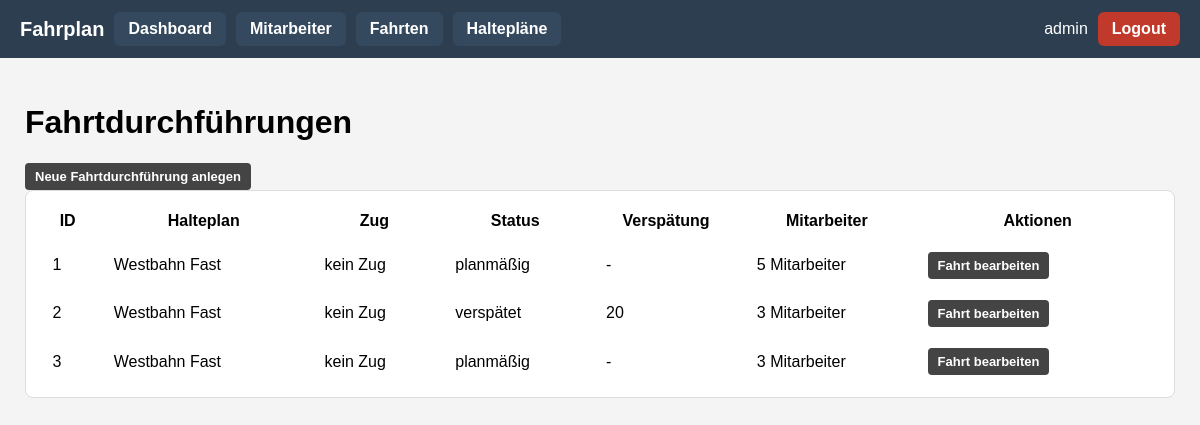
The app's page /fahrten (signed in), older data.
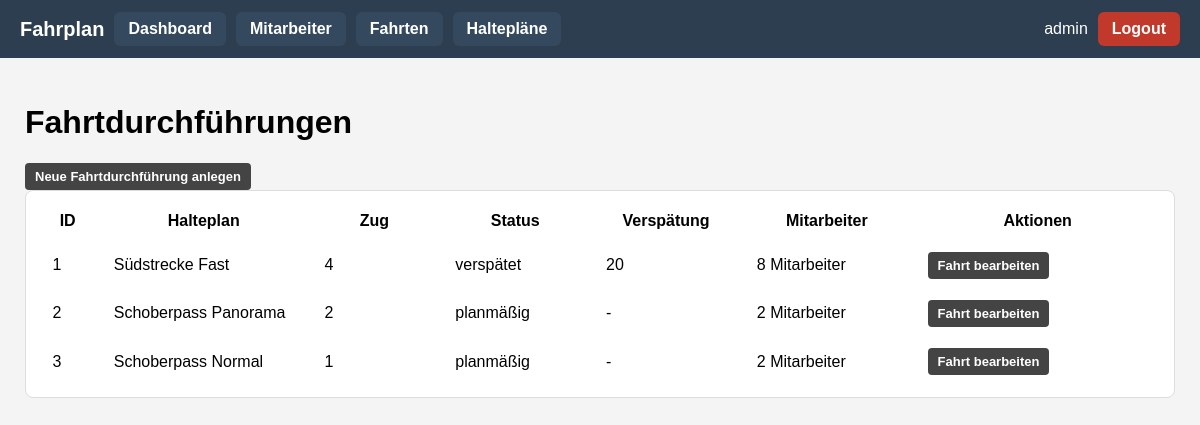
The same page, newer data.
### app/models.py (models this page shows, shortened)
class Fahrtdurchfuehrung(db.Model):
    __tablename__ = "fahrtdurchfuehrung"
    fahrt_id: so.Mapped[int] = so.mapped_column(primary_key=True)
    halteplan_id: so.Mapped[int] = so.mapped_column(
        sa.ForeignKey("halteplan.halteplan_id"), nullable=False
    )
    zug_id: so.Mapped[int] = so.mapped_column(
        sa.ForeignKey("zug.id"), nullable=False, index=True
    )
    zug: so.Mapped["Zug"] = so.relationship("Zug")
    status: so.Mapped[FahrtdurchfuehrungStatus] = so.mapped_column(
        sa.Enum(FahrtdurchfuehrungStatus),
        nullable=False,
        default=FahrtdurchfuehrungStatus.PLANMAESSIG,
    )
    verspaetung_min: so.Mapped[Optional[int]] = so.mapped_column(sa.Integer)
    halteplan: so.Mapped["Halteplan"] = so.relationship(back_populates="fahrten")
    dienstzuweisungen: so.Mapped[List["Dienstzuweisung"]] = so.relationship(
        back_populates="fahrt",
        cascade="all, delete-orphan",
        passive_deletes=True,
    )
    halte: so.Mapped[List["FahrtHalt"]] = so.relationship(
        "FahrtHalt",
        back_populates="fahrt",
        cascade="all, delete-orphan",
        passive_deletes=True,
    )
    segmente: so.Mapped[List["FahrtSegment"]] = so.relationship(
        "FahrtSegment",
        back_populates="fahrt",
        cascade="all, delete-orphan",
        passive_deletes=True,
    )
    abfahrt_zeit: so.Mapped[datetime] = so.mapped_column(sa.DateTime(), nullable=False)
    price_factor: so.Mapped[float] = so.mapped_column(sa.Float, nullable=False, default=1.0)
    __table_args__ = (
        sa.CheckConstraint("price_factor >= 1", name="ck_fahrt_price_factor_ge1"),
    )

class Halteplan(db.Model):
    __tablename__ = "halteplan"
    halteplan_id: so.Mapped[int] = so.mapped_column(primary_key=True)
    bezeichnung: so.Mapped[str] = so.mapped_column(sa.String(128), nullable=False)
    strecke_id: so.Mapped[int] = so.mapped_column(
        sa.ForeignKey("strecke.id"), nullable=False, index=True
    )
    strecke: so.Mapped["Strecke"] = so.relationship("Strecke")
    fahrten: so.Mapped[List["Fahrtdurchfuehrung"]] = so.relationship(
        back_populates="halteplan",
        cascade="all, delete-orphan"
    )
    haltepunkte: so.Mapped[List["Haltepunkt"]] = so.relationship(
        "Haltepunkt",
        order_by="Haltepunkt.position",
        cascade="all, delete-orphan"
    )
    segmente: so.Mapped[List["HalteplanSegment"]] = so.relationship(
        "HalteplanSegment",
        order_by="HalteplanSegment.position",
        cascade="all, delete-orphan",
    )

### app/routes.py (the view)
@app.route("/fahrten")
@login_required
@admin_required
def fahrten_list():
    fahrten = Fahrtdurchfuehrung.query.all()
    mitarbeiter_counts = {
        f.fahrt_id: len(f.dienstzuweisungen)
        for f in fahrten
    }
    return render_template(
        "fahrten_list.html",
        fahrten=fahrten,
        mitarbeiter_counts=mitarbeiter_counts,
        title="Fahrtdurchführungen"
    )

### app/models.py (called while the page is built)
@login.user_loader
def load_user(id: str):
    return db.session.get(User, int(id))

    @property
    def is_admin(self) -> bool:
        return self.role == Role.ADMIN

### app/routes.py (called while the page is built)
def admin_required(view_func):
    @wraps(view_func)
    def wrapper(*args, **kwargs):
        if not current_user.is_authenticated or not current_user.is_admin:
            abort(403)
        return view_func(*args, **kwargs)
    return wrapper

@app.before_request
def before_request():
    if current_user.is_authenticated:
        current_user.last_seen = datetime.now(timezone.utc)
        db.session.commit()

### app/templates/fahrten_list.html
{% extends "base.html" %}
{% block content %}
<h1>Fahrtdurchführungen</h1>
<div class="btn-container">
    <a href="{{ url_for('fahrten_new') }}" class="btn-primary-small">
        Neue Fahrtdurchführung anlegen
    </a>
</div>
<div class="table-wrapper">
<table class="table table-striped fahrten-table">
    <thead>
        <tr>
            <th class="col-id">ID</th>
            <th class="col-halteplan">Halteplan</th>
            <th class="col-zug">Zug</th>
            <th class="col-status">Status</th>
            <th class="col-verspaetung">Verspätung</th>
            <th class="col-mitarbeiter">Mitarbeiter</th>
            <th class="col-aktionen">Aktionen</th>
        </tr>
    </thead>
    <tbody>
        {% for f in fahrten %}
        <tr>
            <td>{{ f.fahrt_id }}</td>
            <td>{{ f.halteplan.bezeichnung }}</td>
            <td>
                {% if f.zug_id %}
                    {{ f.zug_id }}
                {% else %}
                    <span class="badge-grey">kein Zug</span>
                {% endif %}
            </td>
            <td>{{ f.status.value }}</td>
            <td>{{ f.verspaetung_min or "-" }}</td>
            <td>
                {{ mitarbeiter_counts[f.fahrt_id] | default(0) }} Mitarbeiter
            </td>
            <td>
                <a href="{{ url_for('fahrt_edit', fahrt_id=f.fahrt_id) }}"
                   class="btn-primary-small btn-inline">
                    Fahrt bearbeiten
                </a>
            </td>
        </tr>
        {% else %}
        <tr>
            <td colspan="7">Keine Fahrten vorhanden.</td>
        </tr>
        {% endfor %}
    </tbody>
</table>
</div>
{% endblock %}

Row changes from the older to the newer data that the page shows:
changed Fahrtdurchfuehrung id 1: halteplan.bezeichnung "Westbahn Fast" → "Südstrecke Fast"; zug_id (not shown) → "4"; status.value "planmäßig" → "verspätet"; verspaetung_min "-" → "20"; mitarbeiter_counts "5" → "8"; no longer shows "kein Zug"
changed Fahrtdurchfuehrung id 2: halteplan.bezeichnung "Westbahn Fast" → "Schoberpass Panorama"; zug_id (not shown) → "2"; status.value "verspätet" → "planmäßig"; verspaetung_min "20" → "-"; fahrt_id "3" → "2"; no longer shows "kein Zug"
changed Fahrtdurchfuehrung id 3: halteplan.bezeichnung "Westbahn Fast" → "Schoberpass Normal"; zug_id (not shown) → "1"; halteplan "3" → "2"; no longer shows "kein Zug"
